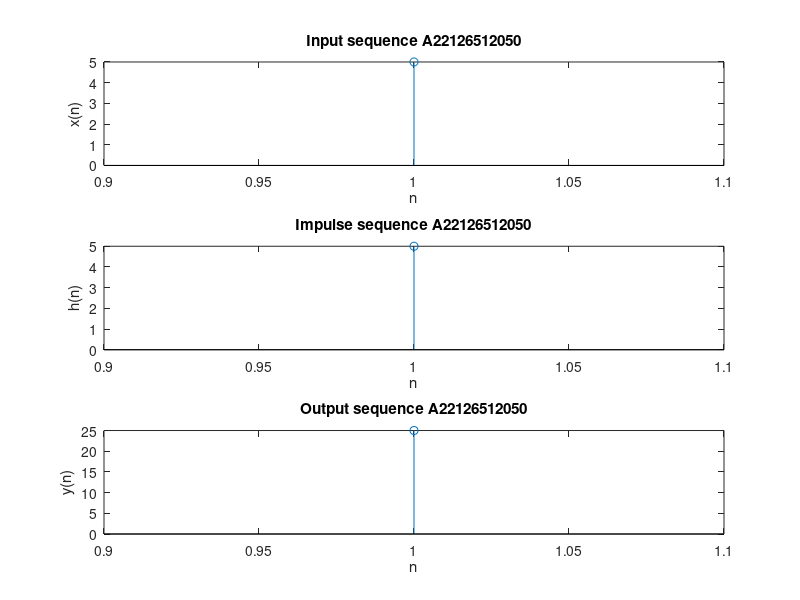

The MATLAB script that drew this image:
clc;
close all;
clear all;


x = input('enter input  sequence');
m = length(x)
n1 = 0: 1: m - 1;

h = input('enter impulse sequence')
n = length(h)
n2 = 0: 1: n - 1;


N = max(m, n);
X1 = fft(x, N);
X2 = fft(h, N);
X3 = X1 .* X2;
Y = ifft(X3);

subplot(3, 1, 1);
stem(x)
title('Input sequence A22126512050')
xlabel('n')
ylabel('x(n)')

subplot(3, 1, 2);
stem(h)
title('Impulse sequence A22126512050')
xlabel('n')
ylabel('h(n)')

subplot(3, 1, 3);
stem(Y)
title('Output sequence A22126512050')
xlabel('n')
ylabel('y(n)')

